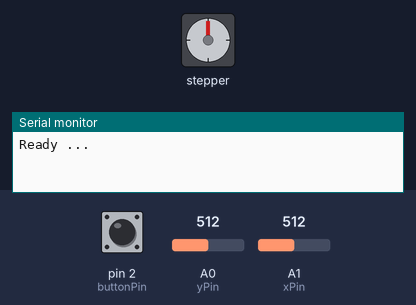
This sketch was run on a simulated Arduino Uno, built with avr-gcc and run on an emulated ATmega328P. Parts: stepper motor, the last lines printed to the serial monitor. The inputs (shaded band) are chosen by the test bench; at power-on: A1 (xPin) = 512, pin 2 (buttonPin) LOW, A0 (yPin) = 512. Stepper angles assume 2038 steps per turn.

Above: at 2.2 s.
2.3 s: A1 (xPin) set to 536
3.8 s: A1 (xPin) set to 564
At 4.6 s:
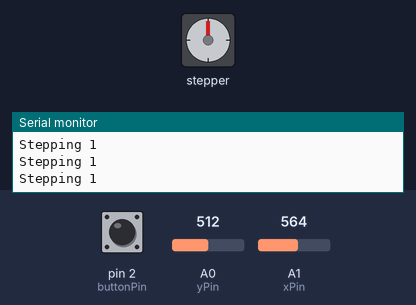
6.8 s: A1 (xPin) set to 716
At 9.59 s:
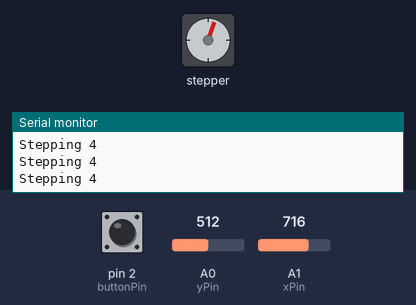
9.8 s: A1 (xPin) set to 900
At 12.64 s:
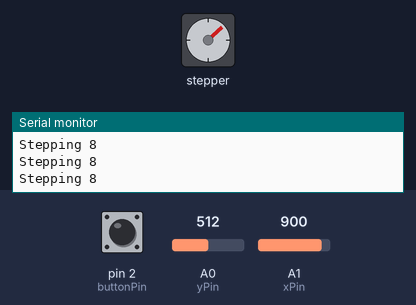
12.8 s: A1 (xPin) set to 122
Timing chart, 0 to 21.7 s (numbered marks = the images above; inputs shaded):
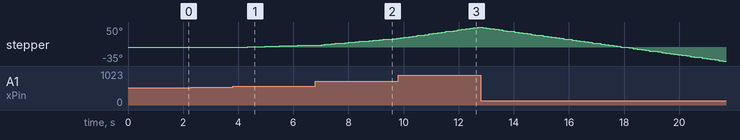

The sketch:

TestXhardware.ino
```cpp
// https://github.com/svenhb/GRBL-Plotter

#include <Stepper.h>

// Stepper
#define SP_A1 8
#define SP_A2 9
#define SP_A3 10
#define SP_A4 11

// Stepper 28BYJ-48 spec.
#define STEPS 2038 // the number of steps in one revolution of your motor (28BYJ-48)

Stepper stepper(STEPS, SP_A1, SP_A2, SP_A3, SP_A4);

int st = 2003;
int sp = 5; // < --- Do no exceed more than 5

//---- Joystick -----------
int xPin = A1;
int yPin = A0;
int buttonPin = 2;

int xPosition = 0;
int yPosition = 0;
int buttonState = 0;

int x,y,b;
int i = 0;
int scale = 50; // this gives us from -10 to 10
int center = ( 1024 /2 ) / scale;
//-------------------------------------------------


void setup() {
    Serial.begin(9600);
    delay(1000);

    stepper.setSpeed(sp);
    Serial.println("Ready ... ");

}

void loop() {
  i++;
  xPosition = analogRead(xPin) /scale - center;
  yPosition = analogRead(yPin) /scale - center;
  buttonState = digitalRead(buttonPin) /scale;


  if ( x != xPosition ||  y != yPosition || b != buttonState )
  {
     Serial.print(String(i) + '\t');
     Serial.print("X: ");
     Serial.print(xPosition);
     Serial.print(" | Y: ");
     Serial.print(yPosition);
     Serial.print(" | Button: ");
     Serial.println(buttonState);
  }

  x = xPosition ;
  y = yPosition ;
  b = buttonState ;

  if ( x != 0 ) {
    Serial.print("Stepping "); Serial.println(x);
    stepper.step(x);
  }

  delay(100); // add some delay between reads
  //stepper.step(st);


}
```

Measured:
- after the input at 2.3 s, every drawn part: stays the same
